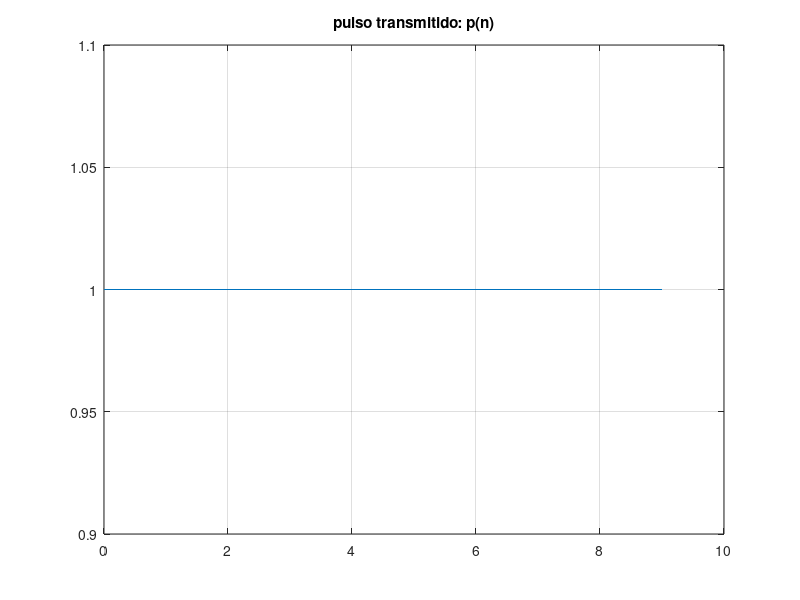
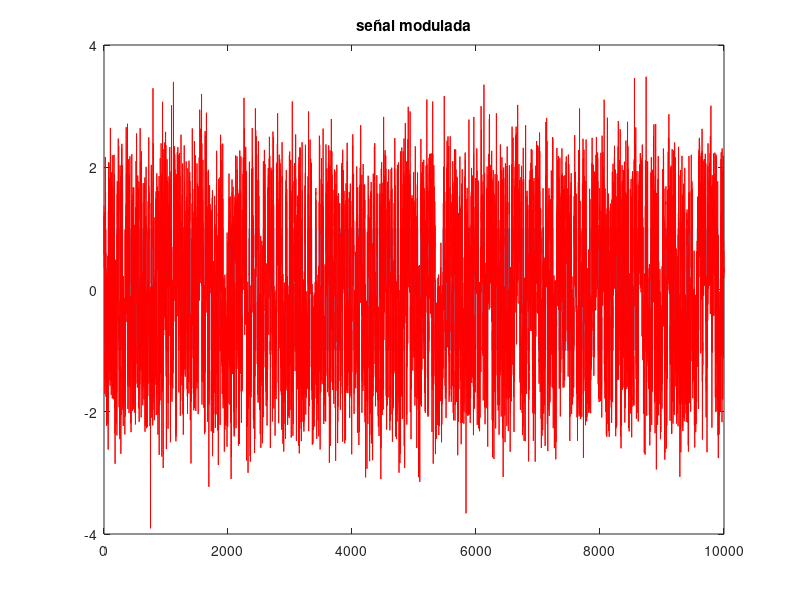

The MATLAB script that drew these images, in order:

clear all;
close all;

%===================  parámetros  ==================================

periodo = 10;           % periodo de simbolo
longitud = 1000;          % bits a transmitir
calidad = 10;           % energia bit / ruido (dB)

tipo = 'rectangular';

%rectangular%
%cuadrada%
%sierra%

%=================== generación del pulso =========================

desplazamiento = 0 : periodo - 1;
pulso = zeros (1, periodo);


if strcmp (tipo, 'rectangular')
    pulso (:) = 1;

elseif strcmp (tipo, 'cuadrada')
    pulso (1 : periodo/2) = 1;
    pulso (periodo/2 + 1 : end) = -1;

elseif strcmp (tipo, 'sierra')
    pulso = linspace (0, 1, periodo);
end;


%=================== energía del pulso ===========================

energia_pulso = sum (abs (pulso).^2);
energia_bit = energia_pulso;    %para 2PAM


%=================== ruido =======================================

calidad = 10^(calidad/10); %cambio a unidades naturales
ruido = sqrt((energia_bit/calidad)/2) * randn (1, periodo*longitud);


%=================== Generacion de la señal (modulacion) =========

bits = rand (1, longitud) < 0.5;    % random bits

% 0 -> amplitud positiva
% 1 -> amplitud negativa

modular_signal = [];
for i = 1:longitud
    amplitud = 1 - 2 * bits(i);
    modular_signal = [modular_signal, pulso*amplitud];
end

received_signal = modular_signal + ruido;


%=================== filtro adaptado ==========================

pulso_invertido = pulso (periodo:-1:1);

posicion = 1;
for k = 1:periodo:longitud*periodo-1
    convoluted_signal = conv (received_signal (k:k+periodo-1),pulso_invertido);
    sample_signal = convoluted_signal(periodo);
    bits_recibidos(posicion) = sample_signal <= 0;
    posicion = posicion + 1;
end;

prob_error_real = mean (bits_recibidos ~= bits)
prob_error_teorica = erfc (sqrt(calidad))/2     %2PAM

%=================== Representacion grafica ===================

figure(1)
plot (desplazamiento, pulso);
title('pulso transmitido: p(n)');
grid;

figure(2)
plot (desplazamiento : periodo*longitud-1, modular_signal);
hold on;
plot (desplazamiento : periodo*longitud-1, received_signal, 'r');
title ('señal modulada')

waitfor(gcf)
